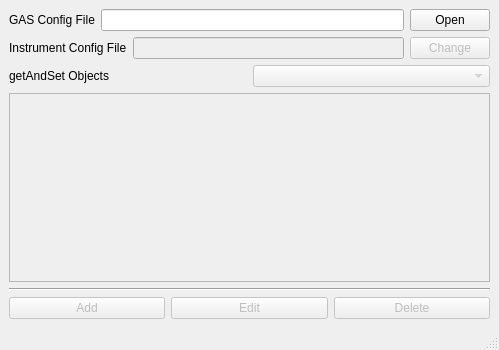
<?xml version="1.0" encoding="UTF-8"?>
<ui version="4.0">
 <class>window_GAS</class>
 <widget class="QMainWindow" name="window_GAS">
  <property name="windowModality">
   <enum>Qt::ApplicationModal</enum>
  </property>
  <property name="geometry">
   <rect>
    <x>0</x>
    <y>0</y>
    <width>499</width>
    <height>350</height>
   </rect>
  </property>
  <property name="maximumSize">
   <size>
    <width>499</width>
    <height>350</height>
   </size>
  </property>
  <property name="windowTitle">
   <string>GAS Config</string>
  </property>
  <widget class="QWidget" name="centralwidget">
   <layout class="QGridLayout" name="gridLayout_2">
    <item row="0" column="0">
     <layout class="QHBoxLayout" name="horizontalLayout_5">
      <item>
       <widget class="QLabel" name="label_2">
        <property name="text">
         <string>GAS Config File</string>
        </property>
       </widget>
      </item>
      <item>
       <layout class="QHBoxLayout" name="horizontalLayout_3">
        <item>
         <widget class="QLineEdit" name="edit_filename"/>
        </item>
        <item>
         <widget class="QPushButton" name="button_open">
          <property name="text">
           <string>Open</string>
          </property>
         </widget>
        </item>
       </layout>
      </item>
     </layout>
    </item>
    <item row="1" column="0">
     <layout class="QHBoxLayout" name="horizontalLayout_6">
      <item>
       <widget class="QLabel" name="label_3">
        <property name="text">
         <string>Instrument Config File</string>
        </property>
       </widget>
      </item>
      <item>
       <layout class="QHBoxLayout" name="horizontalLayout_4">
        <item>
         <widget class="QLineEdit" name="edit_INSTconfig">
          <property name="enabled">
           <bool>false</bool>
          </property>
         </widget>
        </item>
        <item>
         <widget class="QPushButton" name="button_INSTconfig">
          <property name="enabled">
           <bool>false</bool>
          </property>
          <property name="text">
           <string>Change</string>
          </property>
         </widget>
        </item>
       </layout>
      </item>
     </layout>
    </item>
    <item row="2" column="0">
     <layout class="QGridLayout" name="gridLayout">
      <item row="0" column="0">
       <layout class="QHBoxLayout" name="horizontalLayout_2">
        <item>
         <widget class="QLabel" name="label">
          <property name="text">
           <string>getAndSet Objects</string>
          </property>
         </widget>
        </item>
        <item>
         <widget class="QComboBox" name="combo_GAS">
          <property name="enabled">
           <bool>false</bool>
          </property>
         </widget>
        </item>
       </layout>
      </item>
      <item row="1" column="0">
       <layout class="QVBoxLayout" name="verticalLayout_2">
        <item>
         <widget class="QTextBrowser" name="text_display">
          <property name="enabled">
           <bool>false</bool>
          </property>
         </widget>
        </item>
        <item>
         <layout class="QVBoxLayout" name="verticalLayout">
          <item>
           <widget class="Line" name="line_2">
            <property name="orientation">
             <enum>Qt::Horizontal</enum>
            </property>
           </widget>
          </item>
          <item>
           <layout class="QHBoxLayout" name="horizontalLayout">
            <item>
             <widget class="QPushButton" name="button_add">
              <property name="enabled">
               <bool>false</bool>
              </property>
              <property name="text">
               <string>Add</string>
              </property>
             </widget>
            </item>
            <item>
             <widget class="QPushButton" name="button_edit">
              <property name="enabled">
               <bool>false</bool>
              </property>
              <property name="text">
               <string>Edit</string>
              </property>
             </widget>
            </item>
            <item>
             <widget class="QPushButton" name="button_del">
              <property name="enabled">
               <bool>false</bool>
              </property>
              <property name="text">
               <string>Delete</string>
              </property>
             </widget>
            </item>
           </layout>
          </item>
         </layout>
        </item>
       </layout>
      </item>
     </layout>
    </item>
   </layout>
  </widget>
  <widget class="QMenuBar" name="menubar">
   <property name="geometry">
    <rect>
     <x>0</x>
     <y>0</y>
     <width>499</width>
     <height>21</height>
    </rect>
   </property>
  </widget>
  <widget class="QStatusBar" name="statusbar"/>
 </widget>
 <resources/>
 <connections/>
</ui>
